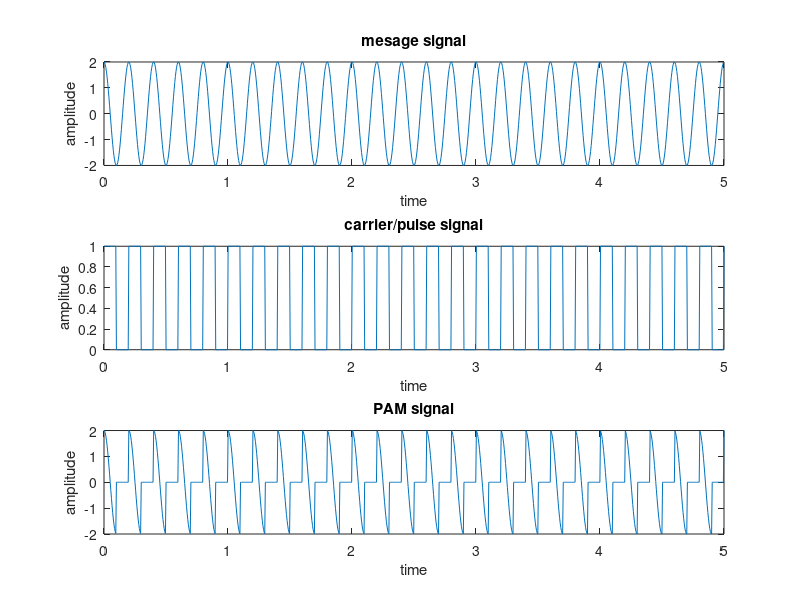

Recreate this plot in MATLAB.
clc;
clear all;
close all;

fm=input('Enter the frequency of the message signal= ');
fc=input('Enter the frequency of the carrier signal= ');
t=input('Enter the time interval= ');

tt=linspace(0,t,1000);
m=2*cos(2*pi*fm*tt);
c=0.5*square(2*pi*fc*tt)+0.5;
pam=m.*c;

subplot(311);
plot(tt,m);
title('mesage signal');
xlabel('time');
ylabel('amplitude');


subplot(312);
plot(tt,c);
title('carrier/pulse signal');
xlabel('time');
ylabel('amplitude');


subplot(313);
plot(tt,pam);
title('PAM signal');
xlabel('time');
ylabel('amplitude');
